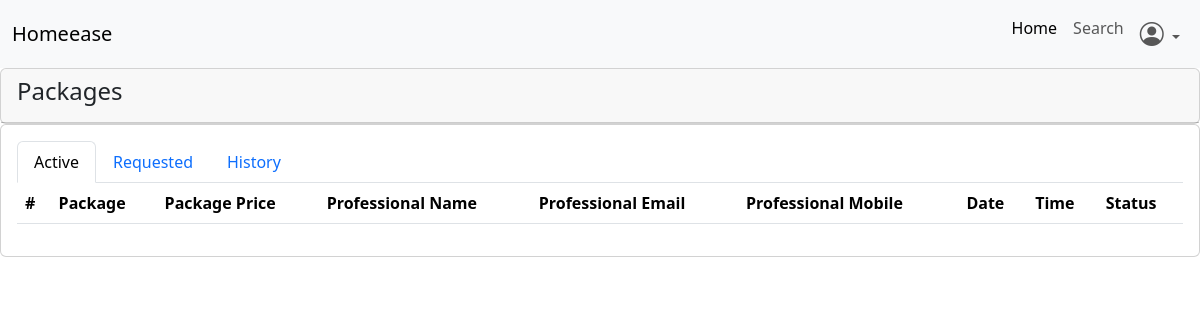
The page /customer/dashboard (signed in) on the database as committed earlier.
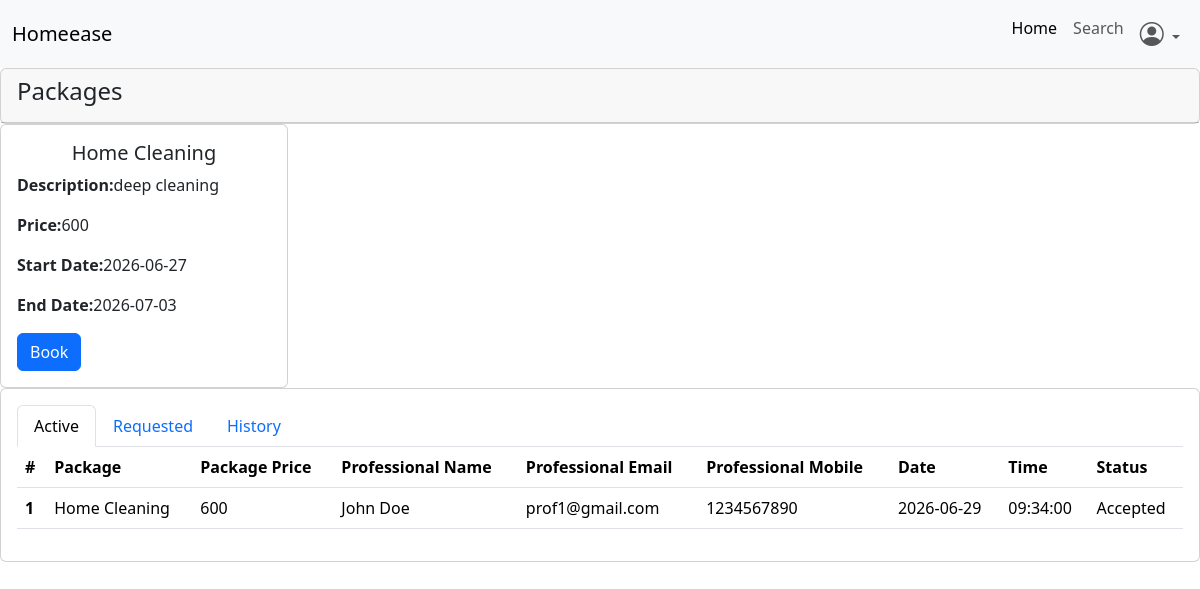
The same page on the database as committed later.
### backend/models.py (models this page shows, shortened)
class Package(db.Model):# table name package
    id = db.Column(db.Integer, primary_key =True , autoincrement=True)
    title = db.Column(db.String, unique=True , nullable=False)
    price = db.Column(db.String , nullable=False)
    description= db.Column(db.String , nullable=False)
    prof_id = db.Column(db.Integer ,db.ForeignKey("professional.id") , nullable=False ) # db.ForeignKey("tablename.attribute")
    status = db.Column(db.String, nullable=False)
    start_date = db.Column(db.Date , nullable =False)
    end_date = db.Column(db.Date , nullable =False)
    bookings = db.relationship("Booking", backref="package",cascade="all, delete-orphan", lazy=True)

class Booking(db.Model):
    id = db.Column(db.Integer, primary_key =True , autoincrement=True)
    total_price = db.Column(db.String , nullable=False)
    start_time = db.Column(db.Time , nullable =False)
    end_time = db.Column(db.Time)
    date = db.Column(db.Date , nullable =False)
    status = db.Column(db.String, nullable=False)
    prof_id = db.Column(db.Integer ,db.ForeignKey("professional.id") , nullable=False )
    pack_id =  db.Column(db.Integer ,db.ForeignKey("package.id") , nullable=False )
    cust_id = db.Column(db.Integer ,db.ForeignKey("customer.id") , nullable=False)

class Professional(db.Model,UserMixin): # table name professional
    id = db.Column(db.Integer, primary_key =True , autoincrement=True)
    email = db.Column(db.String, unique=True , nullable=False)
    password = db.Column(db.String , nullable=False)
    name = db.Column(db.String , nullable=False)
    address = db.Column(db.String, nullable=False)
    mobile = db.Column(db.String, nullable=False)
    experiance = db.Column(db.String,nullable = False)
    status = db.Column(db.String, nullable=False)
    resume_url = db.Column(db.String)
    packages = db.relationship("Package", backref="professional",cascade="all, delete-orphan", lazy=True) # backref is used to access parent table information from child table
    bookings = db.relationship("Booking", backref="professional",cascade="all, delete-orphan", lazy=True)

### backend/routes.py (the view)
@app.route('/customer/dashboard', methods=['GET','POST'])
@login_required
def cust_dashboard():
    packs=db.session.query(Package).filter_by(status="Active").all()
    packages=[]
    for pack in packs:
        if pack.start_date<=datetime.now().date()<=pack.end_date:
            packages.append(pack)
    bookings=current_user.bookings
    return render_template("customer/dashboard.html",packages=packages, bookings=bookings, cu=current_user)

### app.py (called while the page is built)
def create_app():
    app=Flask(__name__)
    app.config["SQLALCHEMY_DATABASE_URI"]="sqlite:///mydb.sqlite3"
    app.config["SECRET_KEY"]="mysecretkey"
    loginmanager=LoginManager(app)
    db.init_app(app)
    @loginmanager.user_loader
    def load_user(email):
        obj=db.session.query(Professional).filter_by(email=email).first() or db.session.query(Customer).filter_by(email=email).first() or db.session.query(Admin).filter_by(email=email).first()
        return obj
    app.app_context().push()
    return app

### templates/customer/dashboard.html (shortened to what this page needs)
<!doctype html>
<html lang="en">
<head>
    <link href="https://cdn.jsdelivr.net/npm/bootstrap@5.3.8/dist/css/bootstrap.min.css" rel="stylesheet"
>
    <link rel="stylesheet" href="https://cdn.jsdelivr.net/npm/bootstrap-icons@1.13.1/font/bootstrap-icons.min.css">
</head>
<body>
    <nav class="navbar navbar-expand-lg bg-body-tertiary">
        <div class="container-fluid">
            <a class="navbar-brand" href="#">Homeease</a>
            <div class="collapse navbar-collapse" id="navbarSupportedContent">
                <ul class="navbar-nav ms-auto ">
                    <li class="nav-item">
                        <a class="nav-link active" aria-current="page" href="#">Home</a>
                    </li>
                    <li class="nav-item">
                        <a class="nav-link" href="#">Search</a>
                    </li>
                    <li class="nav-item dropdown">
                        <a class="nav-link dropdown-toggle" href="#" role="button" data-bs-toggle="dropdown"
                            aria-expanded="false">
                            <i class="bi bi-person-circle fs-4"></i>
                        </a>
                    </li>
                </ul>
            </div>
        </div>
    </nav>
    <div class="card" ms-3 me-3 mt-3">
        <div class="card-header">
            <div class="'d-flex d-inline">
                <h4>Packages</h4>
            </div>
        </div>
    </div>
    <div class="card-body">
        <div class="row">
            {% for package in packages %}
            <div class="col-3">
                <div class="card" style="width: 18rem;">
                    <div class="card-body">
                        <h5 class="card-title text-center">{{package.title}}</h5>
                        <p class="card-text"><strong>Description:</strong>{{package.description}}</p>
                        <p class="card-text"><strong>Price:</strong>{{package.price}}</p>
                        <p class="card-text"><strong>Start Date:</strong>{{package.start_date}}</p>
                        <p class="card-text"><strong>End Date:</strong>{{package.end_date}}</p>
                        <button type="button" class="btn btn-primary" data-bs-toggle="modal"
                            data-bs-target="#editpack{{package.id}}">
                            Book
                        </button>
                    </div>
                    {% endfor %}
                </div>
            </div>
        </div>
        <div class="card" ms-3 me-3 mb-3 mt-3">
            <div class="card-body">
                <ul class="nav nav-tabs" id="myTab" role="tablist">
                    <li class="nav-item" role="presentation">
                        <button class="nav-link active" id="pills-accepted-booking-tab" data-bs-toggle="tab"
                            data-bs-target="#pills-accepted-booking" type="button" role="tab"
                            aria-controls="home-tab-pane" aria-selected="true">Active</button>
                    </li>
                    <li class="nav-item" role="presentation">
                        <button class="nav-link" id="pills-requested-booking-tab" data-bs-toggle="tab"
                            data-bs-target="#pills-requested-booking" type="button" role="tab"
                            aria-controls="profile-tab-pane" aria-selected="false">Requested</button>
                    </li>
                    <li class="nav-item" role="presentation">
                        <button class="nav-link" id="pills-completed-booking-tab" data-bs-toggle="tab"
                            data-bs-target="#pills-completed-booking" type="button" role="tab"
                            aria-controls="contact-tab-pane" aria-selected="false">History</button>
                    </li>
                </ul>
                <div class="tab-content" id="myTabContent">
                    <div class="tab-pane fade show active" id="pills-accepted-booking" role="tabpanel"
                        aria-labelledby="home-tab" tabindex="0">
                        <table class="table">
                            <thead>
                                <tr>
                                    <th scope="col">#</th>
                                    <th scope="col">Package</th>
                                    <th scope="col">Package Price</th>
                                    <th scope="col">Professional Name</th>
                                    <th scope="col">Professional Email</th>
                                    <th scope="col">Professional Mobile</th>
                                    <th scope="col">Date</th>
                                    <th scope="col">Time</th>
                                    <th scope="col">Status</th>
                                </tr>
                            </thead>
                            <tbody>
                                {% for booking in bookings %}
                                {% if booking.status=="Accepted" %}
                                <tr>
                                    <th scope="row">1</th>
                                    <td>{{booking.package.title}}</td>
                                    <td>{{booking.package.price}}</td>
                                    <td>{{booking.professional.name}}</td>
                                    <td>{{booking.professional.email}}</td>
                                    <td>{{booking.professional.mobile}}</td>
                                    <td>{{booking.date}}</td>
                                    <td>{{booking.start_time}}</td>
                                    <td>{{booking.status}}</td>
                                </tr>
                                {% endif %}
                                {% endfor %}
                            </tbody>
                        </table>
                    </div>
                </div>
            </div>
        </div>
</body>
</html>

Rows that differ between the two databases and show on the page:
added Package: title "Home Cleaning", description "deep cleaning", price "600", start_date "2026-06-27", end_date "2026-07-03"
added Booking: package "Home Cleaning", package.price "600", professional.name "John Doe", professional.email "prof1@gmail.com", professional.mobile "1234567890", date "2026-06-29", start_time "09:34:00", status "Accepted"
